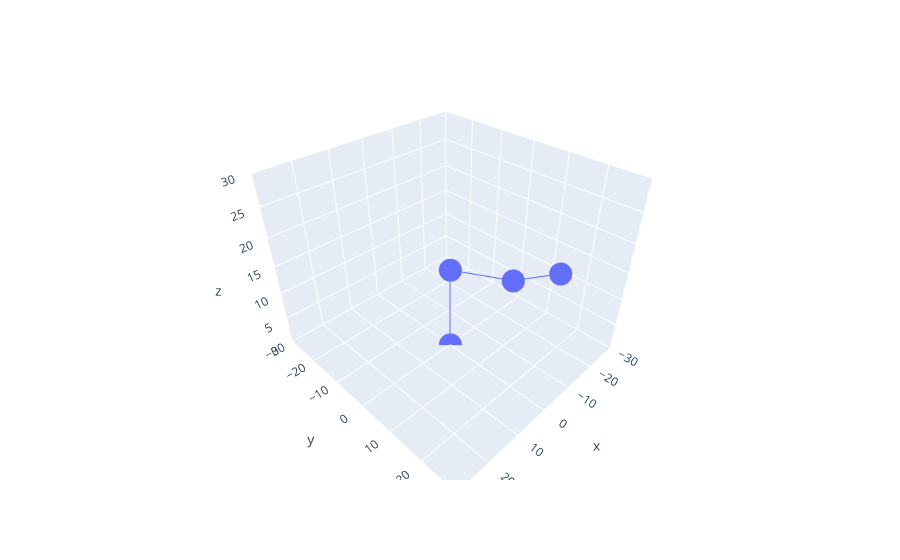

The cell this chart's notebook holds for it:
### Code cell
# Решение прямой кинематики
joint, endefector = FK(d, thetta, a, alpha)

# Вычисление матрицы преобразования
T03 = T(d[0], thetta[0], a[0], alpha[0])
for i in range(1,3):
  T03 = T03 @ T(d[i], thetta[i], a[i], alpha[i])
# Выделение матрицы поворота
R03 = T03[:3,:3]

# Расчет уголв Эйлера для комбинации ZYZ
a = np.arctan2(R03[1][2], R03[0][2])
b = np.arctan2(np.sqrt(1-R03[2][2]**2), R03[2][2])
c = np.arctan2(R03[2][1], -R03[2][0])

plotting(joint.T[0], joint.T[1], joint.T[2])
print("Положение эндефектора: x =", endefector[0], "y =", endefector[1], "z =", endefector[2])
print("Положение эндефектора: a =", np.rad2deg(a), "b =", np.rad2deg(b), "c =", np.rad2deg(c))

### Figure 1 — Plotly figure (JSON) as saved in the notebook; plotly's stock layout.template omitted (floating-point values rounded to 4 significant figures)
{"data": [{"hovertemplate": "x=%{x}<br>y=%{y}<br>z=%{z}<extra></extra>", "legendgroup": "", "line": {"color": "#636efa", "dash": "solid"}, "marker": {"symbol": "circle"}, "mode": "lines+markers", "name": "", "scene": "scene", "showlegend": false, "type": "scatter3d", "x": [0, 0, -7.5, -17.89], "y": [0, 0, 12.99, 18.99], "z": [0, 15, 15, 15]}], "layout": {"legend": {"tracegroupgap": 0}, "margin": {"t": 60}, "scene": {"domain": {"x": [0, 1], "y": [0, 1]}, "xaxis": {"range": [-30, 30], "title": {"text": "x"}}, "yaxis": {"range": [-30, 30], "title": {"text": "y"}}, "zaxis": {"range": [0, 30], "title": {"text": "z"}}}}}
